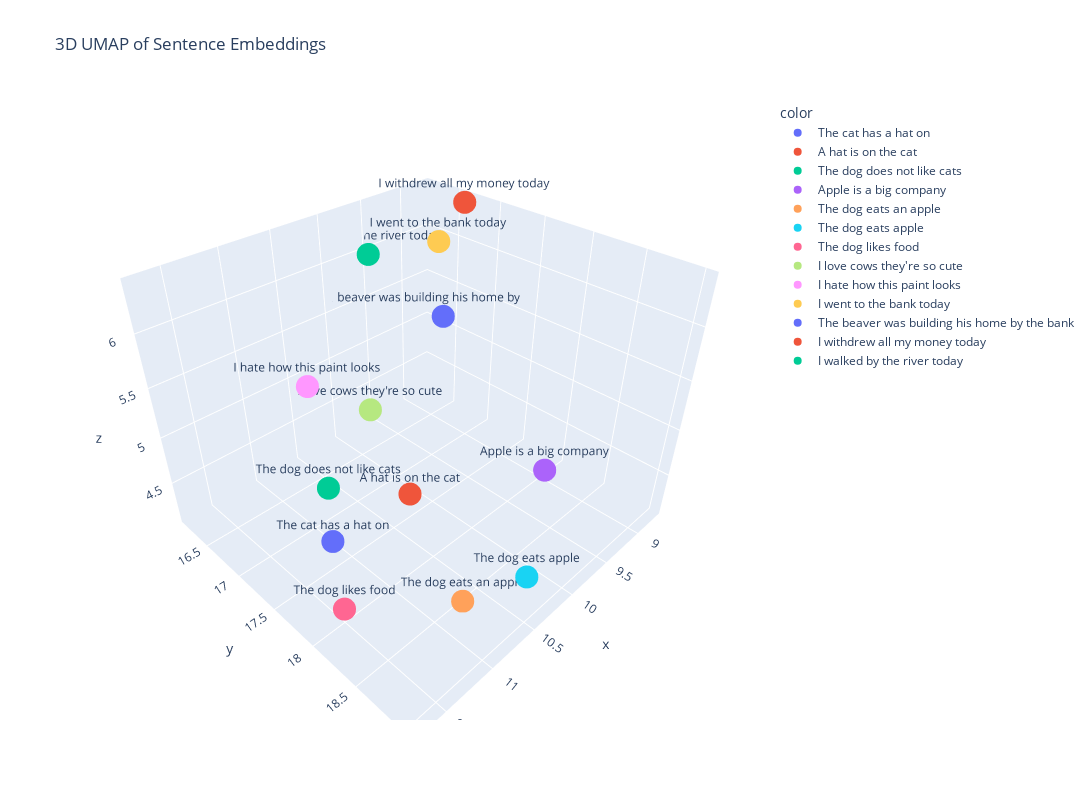

Here is the notebook cell this chart was saved with:
### Markdown cell above
UMAP (Uniform Manifold Approximation and Projection) is another dimensionality reduction technique that is meant to capture both complex relationships and broader relationships too. This would basically show a combination of T-SNE and PCA to give a broader understanding of the embeddings.

### Code cell
umap_reducer = UMAP(n_neighbors=5, min_dist=0.3, n_components=3, random_state=42)
umap_result = umap_reducer.fit_transform(embeddings)

# Plot 3D UMAP results
fig = px.scatter_3d(
    x=umap_result[:,0], y=umap_result[:,1], z=umap_result[:,2],
    color=sample_sentences, text=sample_sentences,
    title="3D UMAP of Sentence Embeddings"
)
fig.update_layout(width=1200, height=800)  
fig.show()

### Figure 1 — Plotly figure (JSON) as saved in the notebook; plotly's stock layout.template omitted (floating-point values rounded to 4 significant figures)
{"data": [{"hovertemplate": "color=The cat has a hat on<br>x=%{x}<br>y=%{y}<br>z=%{z}<br>text=%{text}<extra></extra>", "legendgroup": "The cat has a hat on", "marker": {"color": "#636efa", "symbol": "circle"}, "mode": "markers+text", "name": "The cat has a hat on", "scene": "scene", "showlegend": true, "text": ["The cat has a hat on"], "type": "scatter3d", "x": [11.73], "y": [18.25], "z": [5.273]}, {"hovertemplate": "color=A hat is on the cat<br>x=%{x}<br>y=%{y}<br>z=%{z}<br>text=%{text}<extra></extra>", "legendgroup": "A hat is on the cat", "marker": {"color": "#EF553B", "symbol": "circle"}, "mode": "markers+text", "name": "A hat is on the cat", "scene": "scene", "showlegend": true, "text": ["A hat is on the cat"], "type": "scatter3d", "x": [11.28], "y": [18.52], "z": [5.578]}, {"hovertemplate": "color=The dog does not like cats<br>x=%{x}<br>y=%{y}<br>z=%{z}<br>text=%{text}<extra></extra>", "legendgroup": "The dog does not like cats", "marker": {"color": "#00cc96", "symbol": "circle"}, "mode": "markers+text", "name": "The dog does not like cats", "scene": "scene", "showlegend": true, "text": ["The dog does not like cats"], "type": "scatter3d", "x": [11.15], "y": [17.46], "z": [4.891]}, {"hovertemplate": "color=Apple is a big company<br>x=%{x}<br>y=%{y}<br>z=%{z}<br>text=%{text}<extra></extra>", "legendgroup": "Apple is a big company", "marker": {"color": "#ab63fa", "symbol": "circle"}, "mode": "markers+text", "name": "Apple is a big company", "scene": "scene", "showlegend": true, "text": ["Apple is a big company"], "type": "scatter3d", "x": [9.687], "y": [18.49], "z": [4.819]}, {"hovertemplate": "color=The dog eats an apple<br>x=%{x}<br>y=%{y}<br>z=%{z}<br>text=%{text}<extra></extra>", "legendgroup": "The dog eats an apple", "marker": {"color": "#FFA15A", "symbol": "circle"}, "mode": "markers+text", "name": "The dog eats an apple", "scene": "scene", "showlegend": true, "text": ["The dog eats an apple"], "type": "scatter3d", "x": [10.73], "y": [18.55], "z": [4.108]}, {"hovertemplate": "color=The dog eats apple<br>x=%{x}<br>y=%{y}<br>z=%{z}<br>text=%{text}<extra></extra>", "legendgroup": "The dog eats apple", "marker": {"color": "#19d3f3", "symbol": "circle"}, "mode": "markers+text", "name": "The dog eats apple", "scene": "scene", "showlegend": true, "text": ["The dog eats apple"], "type": "scatter3d", "x": [10.56], "y": [19.01], "z": [4.615]}, {"hovertemplate": "color=The dog likes food<br>x=%{x}<br>y=%{y}<br>z=%{z}<br>text=%{text}<extra></extra>", "legendgroup": "The dog likes food", "marker": {"color": "#FF6692", "symbol": "circle"}, "mode": "markers+text", "name": "The dog likes food", "scene": "scene", "showlegend": true, "text": ["The dog likes food"], "type": "scatter3d", "x": [11.48], "y": [17.97], "z": [4.153]}, {"hovertemplate": "color=I love cows they're so cute<br>x=%{x}<br>y=%{y}<br>z=%{z}<br>text=%{text}<extra></extra>", "legendgroup": "I love cows they're so cute", "marker": {"color": "#B6E880", "symbol": "circle"}, "mode": "markers+text", "name": "I love cows they're so cute", "scene": "scene", "showlegend": true, "text": ["I love cows they're so cute"], "type": "scatter3d", "x": [10.04], "y": [16.71], "z": [4.724]}, {"hovertemplate": "color=I hate how this paint looks<br>x=%{x}<br>y=%{y}<br>z=%{z}<br>text=%{text}<extra></extra>", "legendgroup": "I hate how this paint looks", "marker": {"color": "#FF97FF", "symbol": "circle"}, "mode": "markers+text", "name": "I hate how this paint looks", "scene": "scene", "showlegend": true, "text": ["I hate how this paint looks"], "type": "scatter3d", "x": [10.75], "y": [16.73], "z": [5.331]}, {"hovertemplate": "color=I went to the bank today<br>x=%{x}<br>y=%{y}<br>z=%{z}<br>text=%{text}<extra></extra>", "legendgroup": "I went to the bank today", "marker": {"color": "#FECB52", "symbol": "circle"}, "mode": "markers+text", "name": "I went to the bank today", "scene": "scene", "showlegend": true, "text": ["I went to the bank today"], "type": "scatter3d", "x": [9.355], "y": [16.92], "z": [6.273]}, {"hovertemplate": "color=The beaver was building his home by the bank<br>x=%{x}<br>y=%{y}<br>z=%{z}<br>text=%{text}<extra></extra>", "legendgroup": "The beaver was building his home by the bank", "marker": {"color": "#636efa", "symbol": "circle"}, "mode": "markers+text", "name": "The beaver was building his home by the bank", "scene": "scene", "showlegend": true, "text": ["The beaver was building his home by the bank"], "type": "scatter3d", "x": [9.221], "y": [16.86], "z": [5.47]}, {"hovertemplate": "color=I withdrew all my money today<br>x=%{x}<br>y=%{y}<br>z=%{z}<br>text=%{text}<extra></extra>", "legendgroup": "I withdrew all my money today", "marker": {"color": "#EF553B", "symbol": "circle"}, "mode": "markers+text", "name": "I withdrew all my money today", "scene": "scene", "showlegend": true, "text": ["I withdrew all my money today"], "type": "scatter3d", "x": [8.727], "y": [16.64], "z": [6.392]}, {"hovertemplate": "color=I walked by the river today<br>x=%{x}<br>y=%{y}<br>z=%{z}<br>text=%{text}<extra></extra>", "legendgroup": "I walked by the river today", "marker": {"color": "#00cc96", "symbol": "circle"}, "mode": "markers+text", "name": "I walked by the river today", "scene": "scene", "showlegend": true, "text": ["I walked by the river today"], "type": "scatter3d", "x": [9.518], "y": [16.16], "z": [5.971]}], "layout": {"height": 800, "legend": {"title": {"text": "color"}, "tracegroupgap": 0}, "scene": {"domain": {"x": [0, 1], "y": [0, 1]}, "xaxis": {"title": {"text": "x"}}, "yaxis": {"title": {"text": "y"}}, "zaxis": {"title": {"text": "z"}}}, "title": {"text": "3D UMAP of Sentence Embeddings"}, "width": 1200}}
